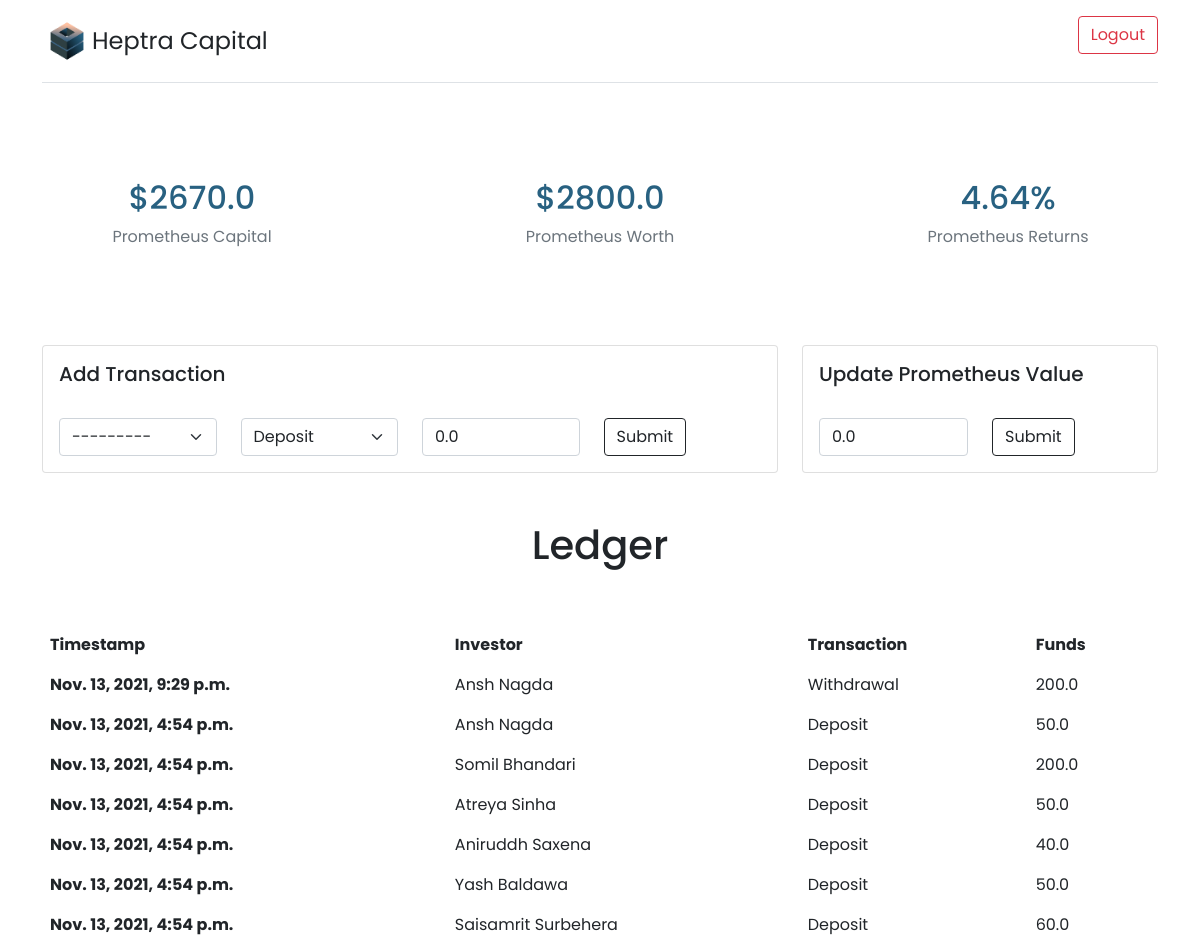
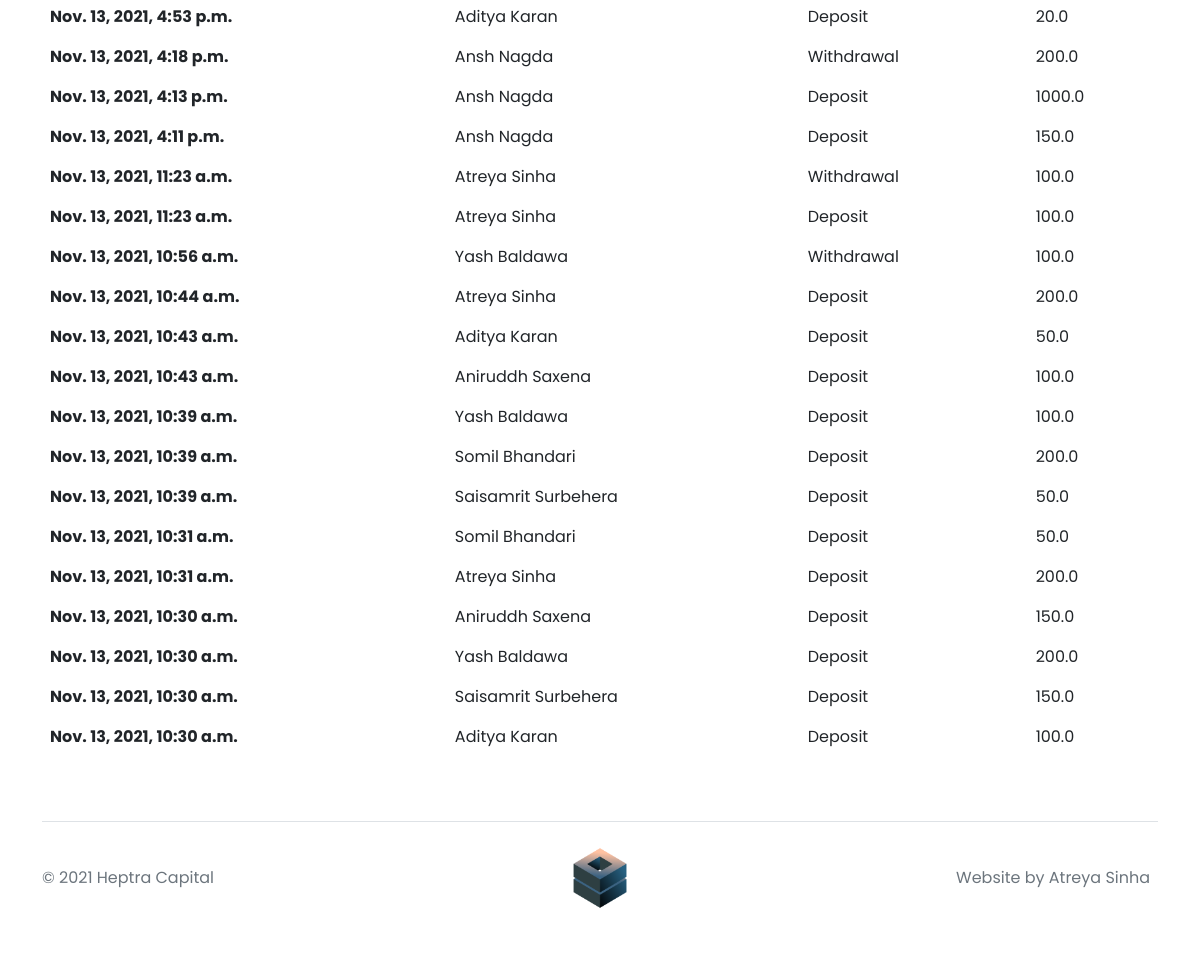
The page /administrator/ (signed in) on the database as committed earlier (2 pictures, top to bottom).
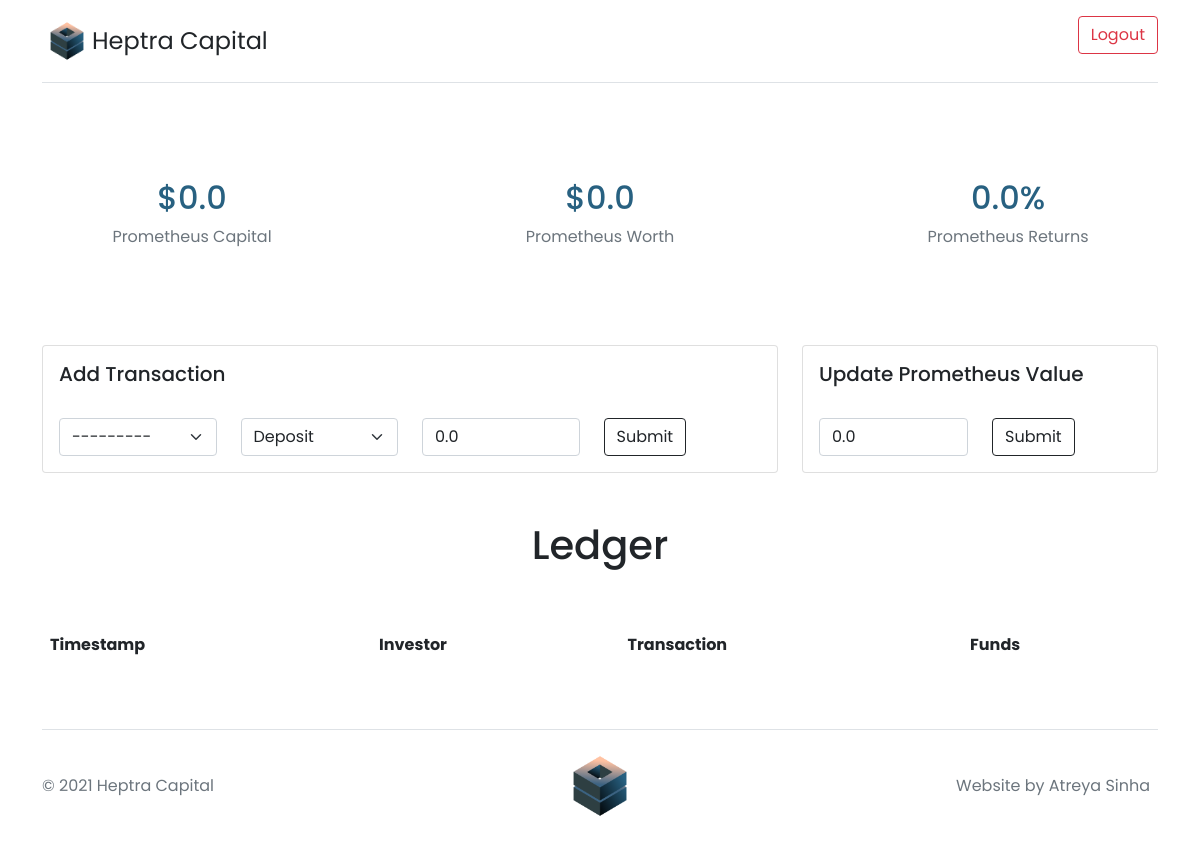
The same page on the database as committed later.
### sscapital/models.py (models this page shows, shortened)
class Prometheus(models.Model):
    capital = models.FloatField(default=0.0)
    value = models.FloatField(default=0.0)
    returns = models.FloatField(default=0.0)

class Ledger(models.Model):
    investor = models.ForeignKey(Investors, on_delete=models.CASCADE)
    money_moved = models.FloatField(default=0.0)
    timestamp = models.DateTimeField(auto_now_add=True)
    transaction = models.CharField(choices=CHOOSE_MONEY_STATUS, max_length=50, default='Deposit')

class Investors(models.Model):
    full_name = models.CharField(max_length=50, null=False)
    description = models.CharField(max_length=100, null=False)
    image = models.ImageField(upload_to='PROFILE_IMAGE')
    def __str__(self):
        return str(self.full_name)

### sscapital/views.py (the view, shortened to what this page needs)
# urls.py: path('administrator/', views.Admin.as_view(), name='administrator'),
@method_decorator(login_required, name="dispatch")
class Admin(View):
    def get(self, request):
        ledger = Ledger.objects.order_by('-timestamp')
        prometheus = Prometheus.objects.get(id=1)
        financials = Financials.objects.all()
        form_add = AddTransactionForm()
        form_update = UpdatePrometheus()
        return render(request, 'admin.html', {'ledger': ledger, 'prometheus': prometheus, 'financials': financials, 'form_add':form_add, 'form_update':form_update})

### sscapital/forms.py
class AddTransactionForm(forms.ModelForm):
    class Meta:
        model = Ledger
        fields = ['investor', 'transaction', 'money_moved']
        widgets = {'investor': forms.Select(attrs={'class': 'form-select', 'id': 'investor'}),
            'transaction': forms.Select(attrs={'class': 'form-select', 'id': 'transaction'}),
            'money_moved': forms.NumberInput(attrs={'class': 'form-control', 'id': 'money_moved', 'placeholder': 'Funds'}),
        }

class UpdatePrometheus(forms.ModelForm):
    class Meta:
        model = Prometheus
        fields = ['value']
        widgets = {
            'value': forms.NumberInput(attrs={'class': 'form-control', 'id': 'value', 'placeholder': 'Funds'}),
        }

### templates/admin.html (shortened to what this page needs)
{% extends 'base.html' %} {% load static %} {% block content %}
{% if user.get_username == 'admin' %}
<br>
{% include "prometheus.html" %}
<div class="conatainer">
    <div class="container">
        <div class="row">
            <div class="col-sm-8">
                <div class="card">
                    <div class="card-body">
                        <h5 class="card-title">Add Transaction</h5>
                        <br>
                        <form action="" method="POST">
                            <div class="row">
                                {% for f in form_add %}
                                <div class="col-md-3">
                                    {{f}}
                                </div>
                                {% endfor %}
                                <div class="col-md-3">
                                    <button type="submit" class="btn btn-outline-dark">Submit</button>
                                </div>
                            </div>
                        </form>
                    </div>
                </div>
            </div>
            <div class="col-sm-4">
                <div class="card">
                    <div class="card-body">
                        <h5 class="card-title">Update Prometheus Value</h5>
                        <br>
                        <form action="" method="POST">
                            <div class="row">
                                <div class="col-md-6">
                                    {{form_update.value}}
                                </div>
                                <div class="col-md-6">
                                    <button type="submit" class="btn btn-outline-dark">Submit</button>
                                </div>
                            </div>
                        </form>
                    </div>
                </div>
            </div>
        </div>
    </div>
</div>
<h1 class="text-center py-5">Ledger</h1>
<div class="container">
    <table class="table table-borderless">
        <thead>
            <tr>
                <th scope="col">Timestamp</th>
                <th scope="col">Investor</th>
                <th scope="col">Transaction</th>
                <th scope="col">Funds</th>
            </tr>
        </thead>
        {% for l in ledger %}
        <tbody>
            <tr>
                <th scope="row">{{l.timestamp}}</th>
                <td>{{l.investor}}</td>
                <td>{{l.transaction}}</td>
                <td>{{l.money_moved}}</td>
            </tr>
        </tbody>
        {% endfor %}
    </table>
    <br>
</div>
{% else %}
<h1 class="text-center" style="color: #286181ff;">You are not admin!</h1>
<lottie-player src="https://assets7.lottiefiles.com/packages/lf20_GIyuXJ.json"  background="transparent"  speed="1"  style="width: 100%; height: 500px;"  loop  autoplay></lottie-player>
{% endif %}
{% endblock %}

### templates/prometheus.html
<div class="row text-center py-5">
    <div class="col-lg-4">
        <h2 style="color: #286181ff;">${{prometheus.capital}}</h2>
        <span class="text-muted">Prometheus Capital</span>
    </div>
    <div class="col-lg-4">
        <h2 style="color: #286181ff;">${{prometheus.value}}</h2>
        <span class="text-muted">Prometheus Worth</span>
    </div>
    <div class="col-lg-4">
        <h2 style="color: #286181ff;">{{prometheus.returns}}%</h2>
        <span class="text-muted">Prometheus Returns</span>
    </div>
</div>
<br><br>

Rows that differ between the two databases and show on the page:
removed Ledger: timestamp "Nov. 13, 2021, 9:29 p.m.", investor "Ansh Nagda", transaction "Withdrawal", money_moved "200.0"
removed Ledger: timestamp "Nov. 13, 2021, 4:54 p.m.", investor "Ansh Nagda", transaction "Deposit", money_moved "50.0"
removed Ledger: timestamp "Nov. 13, 2021, 4:54 p.m.", investor "Somil Bhandari", transaction "Deposit", money_moved "200.0"
removed Ledger: timestamp "Nov. 13, 2021, 4:54 p.m.", investor "Atreya Sinha", transaction "Deposit", money_moved "50.0"
removed Ledger: timestamp "Nov. 13, 2021, 4:54 p.m.", investor "Aniruddh Saxena", transaction "Deposit", money_moved "40.0"
removed Ledger: timestamp "Nov. 13, 2021, 4:54 p.m.", investor "Yash Baldawa", transaction "Deposit", money_moved "50.0"
removed Ledger: timestamp "Nov. 13, 2021, 4:54 p.m.", investor "Saisamrit Surbehera", transaction "Deposit", money_moved "60.0"
removed Ledger: timestamp "Nov. 13, 2021, 4:53 p.m.", investor "Aditya Karan", transaction "Deposit", money_moved "20.0"
removed Ledger: timestamp "Nov. 13, 2021, 4:18 p.m.", investor "Ansh Nagda", transaction "Withdrawal", money_moved "200.0"
removed Ledger: timestamp "Nov. 13, 2021, 4:13 p.m.", investor "Ansh Nagda", transaction "Deposit", money_moved "1000.0"
removed Ledger: timestamp "Nov. 13, 2021, 4:11 p.m.", investor "Ansh Nagda", transaction "Deposit", money_moved "150.0"
removed Ledger: timestamp "Nov. 13, 2021, 11:23 a.m.", investor "Atreya Sinha", transaction "Withdrawal", money_moved "100.0"
removed Ledger: timestamp "Nov. 13, 2021, 11:23 a.m.", investor "Atreya Sinha", transaction "Deposit", money_moved "100.0"
removed Ledger: timestamp "Nov. 13, 2021, 10:56 a.m.", investor "Yash Baldawa", transaction "Withdrawal", money_moved "100.0"
removed Ledger: timestamp "Nov. 13, 2021, 10:44 a.m.", investor "Atreya Sinha", transaction "Deposit", money_moved "200.0"
removed Ledger: timestamp "Nov. 13, 2021, 10:43 a.m.", investor "Aditya Karan", transaction "Deposit", money_moved "50.0"
removed Ledger: timestamp "Nov. 13, 2021, 10:43 a.m.", investor "Aniruddh Saxena", transaction "Deposit", money_moved "100.0"
removed Ledger: timestamp "Nov. 13, 2021, 10:39 a.m.", investor "Yash Baldawa", transaction "Deposit", money_moved "100.0"
removed Ledger: timestamp "Nov. 13, 2021, 10:39 a.m.", investor "Somil Bhandari", transaction "Deposit", money_moved "200.0"
removed Ledger: timestamp "Nov. 13, 2021, 10:39 a.m.", investor "Saisamrit Surbehera", transaction "Deposit", money_moved "50.0"
removed Ledger: timestamp "Nov. 13, 2021, 10:31 a.m.", investor "Somil Bhandari", transaction "Deposit", money_moved "50.0"
removed Ledger: timestamp "Nov. 13, 2021, 10:31 a.m.", investor "Atreya Sinha", transaction "Deposit", money_moved "200.0"
removed Ledger: timestamp "Nov. 13, 2021, 10:30 a.m.", investor "Aniruddh Saxena", transaction "Deposit", money_moved "150.0"
removed Ledger: timestamp "Nov. 13, 2021, 10:30 a.m.", investor "Yash Baldawa", transaction "Deposit", money_moved "200.0"
removed Ledger: timestamp "Nov. 13, 2021, 10:30 a.m.", investor "Saisamrit Surbehera", transaction "Deposit", money_moved "150.0"
removed Ledger: timestamp "Nov. 13, 2021, 10:30 a.m.", investor "Aditya Karan", transaction "Deposit", money_moved "100.0"
changed Prometheus: capital "2670.0" → "0.0"; value "2800.0" → "0.0"; returns "4.64" → "0.0"
